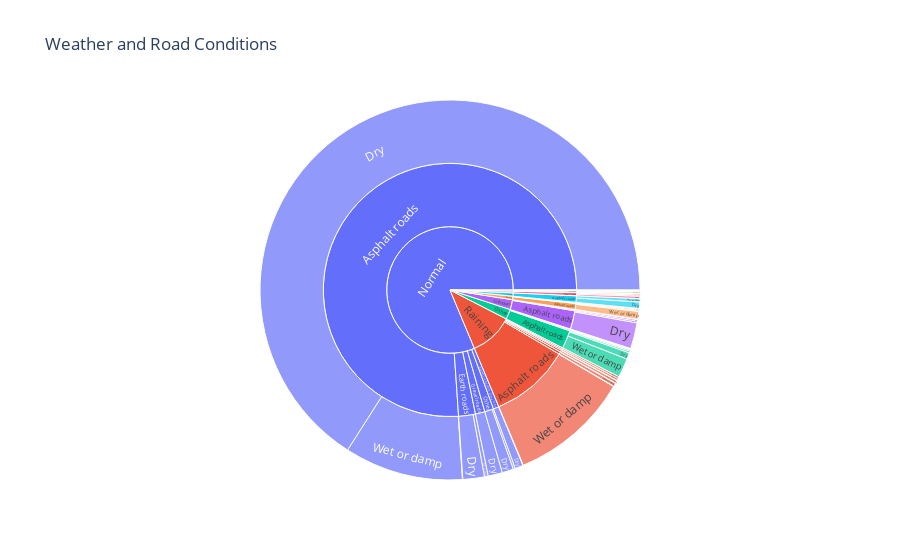

The code cell stored with this chart in its notebook:
### Markdown cell above
## Graph 8: Weather and Road Conditions
##### We wanted to check the number of accidents based on the weather, the type of road and its condition. From our result, we've come to understand that the majority of accidents happen on dry, asphalt roads with normal conditions. This is also explained because most roads are made of asphalt, and conditions in india are mostly dry. The results might have been a lot more different for a northen country like Sweden for example.

### Code cell
fig8 = px.sunburst(df, path=['Weather_conditions', 'Road_surface_type', 'Road_surface_conditions'], title='Weather and Road Conditions')
fig8.show()

### Figure 1 — Plotly figure (JSON) as saved in the notebook; plotly's stock layout.template omitted (floating-point values rounded to 4 significant figures)
{"data": [{"branchvalues": "total", "domain": {"x": [0, 1], "y": [0, 1]}, "hovertemplate": "labels=%{label}<br>count=%{value}<br>parent=%{parent}<br>id=%{id}<extra></extra>", "ids": ["Cloudy/Asphalt roads/Dry", "Normal/Asphalt roads/Dry", "Other/Asphalt roads/Dry", "Raining and Windy/Asphalt roads/Dry", "Snow/Asphalt roads/Dry", "Unknown/Asphalt roads/Dry", "Windy/Asphalt roads/Dry", "Normal/Asphalt roads with some distress/Dry", "Normal/Earth roads/Dry", "Unknown/Earth roads/Dry", "Normal/Gravel roads/Dry", "Other/Gravel roads/Dry", "Raining/Gravel roads/Dry", "Unknown/Gravel roads/Dry", "Normal/Other/Dry", "Raining/Asphalt roads/Flood over 3cm. deep", "Raining/Earth roads/Flood over 3cm. deep", "Normal/Asphalt roads/Snow", "Other/Asphalt roads/Snow", "Snow/Asphalt roads/Snow", "Other/Earth roads/Snow", "Cloudy/Asphalt roads/Wet or damp", "Normal/Asphalt roads/Wet or damp", "Other/Asphalt roads/Wet or damp", "Raining/Asphalt roads/Wet or damp", "Raining and Windy/Asphalt roads/Wet or damp", "Snow/Asphalt roads/Wet or damp", "Unknown/Asphalt roads/Wet or damp", "Windy/Asphalt roads/Wet or damp", "Normal/Asphalt roads with some distress/Wet or damp", "Raining/Asphalt roads with some distress/Wet or damp", "Normal/Earth roads/Wet or damp", "Other/Earth roads/Wet or damp", "Raining/Earth roads/Wet or damp", "Raining and Windy/Earth roads/Wet or damp", "Snow/Earth roads/Wet or damp", "Windy/Earth roads/Wet or damp", "Other/Gravel roads/Wet or damp", "Raining/Gravel roads/Wet or damp", "Windy/Gravel roads/Wet or damp", "Normal/Other/Wet or damp", "Raining/Other/Wet or damp", "Cloudy/Asphalt roads", "Normal/Asphalt roads", "Other/Asphalt roads", "Raining/Asphalt roads", "Raining and Windy/Asphalt roads", "Snow/Asphalt roads", "Unknown/Asphalt roads", "Windy/Asphalt roads", "Normal/Asphalt roads with some distress", "Raining/Asphalt roads with some distress", "Normal/Earth roads", "Other/Earth roads", "Raining/Earth roads", "Raining and Windy/Earth roads", "Snow/Earth roads", "Unknown/Earth roads", "Windy/Earth roads", "Normal/Gravel roads", "Other/Gravel roads", "Raining/Gravel roads", "Unknown/Gravel roads", "Windy/Gravel roads", "Normal/Other", "Raining/Other", "Cloudy", "Normal", "Other", "Raining", "Raining and Windy", "Snow", "Unknown", "Windy"], "labels": ["Dry", "Dry", "Dry", "Dry", "Dry", "Dry", "Dry", "Dry", "Dry", "Dry", "Dry", "Dry", "Dry", "Dry", "Dry", "Flood over 3cm. deep", "Flood over 3cm. deep", "Snow", "Snow", "Snow", "Snow", "Wet or damp", "Wet or damp", "Wet or damp", "Wet or damp", "Wet or damp", "Wet or damp", "Wet or damp", "Wet or damp", "Wet or damp", "Wet or damp", "Wet or damp", "Wet or damp", "Wet or damp", "Wet or damp", "Wet or damp", "Wet or damp", "Wet or damp", "Wet or damp", "Wet or damp", "Wet or damp", "Wet or damp", "Asphalt roads", "Asphalt roads", "Asphalt roads", "Asphalt roads", "Asphalt roads", "Asphalt roads", "Asphalt roads", "Asphalt roads", "Asphalt roads with some distress", "Asphalt roads with some distress", "Earth roads", "Earth roads", "Earth roads", "Earth roads", "Earth roads", "Earth roads", "Earth roads", "Gravel roads", "Gravel roads", "Gravel roads", "Gravel roads", "Gravel roads", "Other", "Other", "Cloudy", "Normal", "Other", "Raining", "Raining and Windy", "Snow", "Unknown", "Windy"], "name": "", "parents": ["Cloudy/Asphalt roads", "Normal/Asphalt roads", "Other/Asphalt roads", "Raining and Windy/Asphalt roads", "Snow/Asphalt roads", "Unknown/Asphalt roads", "Windy/Asphalt roads", "Normal/Asphalt roads with some distress", "Normal/Earth roads", "Unknown/Earth roads", "Normal/Gravel roads", "Other/Gravel roads", "Raining/Gravel roads", "Unknown/Gravel roads", "Normal/Other", "Raining/Asphalt roads", "Raining/Earth roads", "Normal/Asphalt roads", "Other/Asphalt roads", "Snow/Asphalt roads", "Other/Earth roads", "Cloudy/Asphalt roads", "Normal/Asphalt roads", "Other/Asphalt roads", "Raining/Asphalt roads", "Raining and Windy/Asphalt roads", "Snow/Asphalt roads", "Unknown/Asphalt roads", "Windy/Asphalt roads", "Normal/Asphalt roads with some distress", "Raining/Asphalt roads with some distress", "Normal/Earth roads", "Other/Earth roads", "Raining/Earth roads", "Raining and Windy/Earth roads", "Snow/Earth roads", "Windy/Earth roads", "Other/Gravel roads", "Raining/Gravel roads", "Windy/Gravel roads", "Normal/Other", "Raining/Other", "Cloudy", "Normal", "Other", "Raining", "Raining and Windy", "Snow", "Unknown", "Windy", "Normal", "Raining", "Normal", "Other", "Raining", "Raining and Windy", "Snow", "Unknown", "Windy", "Normal", "Other", "Raining", "Unknown", "Windy", "Normal", "Raining", "", "", "", "", "", "", "", ""], "type": "sunburst", "values": [16, 1905, 16, 3, 3, 64, 3, 20, 53, 4, 35, 1, 1, 1, 28, 1, 1, 1, 4, 6, 1, 8, 292, 47, 295, 4, 3, 4, 19, 1, 5, 9, 2, 8, 1, 1, 3, 3, 6, 1, 5, 5, 24, 2198, 67, 296, 7, 12, 68, 22, 21, 5, 62, 3, 9, 1, 1, 4, 3, 35, 4, 7, 1, 1, 33, 5, 24, 2349, 74, 322, 8, 13, 73, 26]}], "layout": {"legend": {"tracegroupgap": 0}, "title": {"text": "Weather and Road Conditions"}}}
